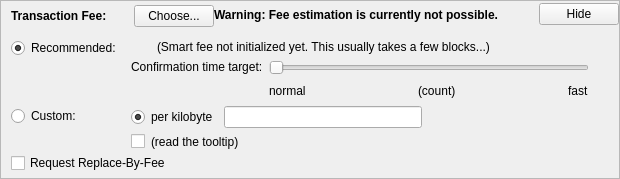
    <widget class="QFrame" name="frameFee">
     <property name="sizePolicy">
      <sizepolicy hsizetype="Expanding" vsizetype="Expanding">
       <horstretch>0</horstretch>
       <verstretch>0</verstretch>
      </sizepolicy>
     </property>
     <property name="maximumSize">
      <size>
       <width>16777215</width>
       <height>16777215</height>
      </size>
     </property>
     <property name="frameShape">
      <enum>QFrame::StyledPanel</enum>
     </property>
     <property name="frameShadow">
      <enum>QFrame::Sunken</enum>
     </property>
     <layout class="QVBoxLayout" name="verticalLayoutFee1">
      <property name="spacing">
       <number>0</number>
      </property>
      <property name="leftMargin">
       <number>0</number>
      </property>
      <property name="topMargin">
       <number>0</number>
      </property>
      <property name="rightMargin">
       <number>0</number>
      </property>
      <property name="bottomMargin">
       <number>0</number>
      </property>
      <item>
       <layout class="QVBoxLayout" name="verticalLayoutFee2" stretch="0,0,0">
        <property name="spacing">
         <number>0</number>
        </property>
        <property name="leftMargin">
         <number>10</number>
        </property>
        <property name="topMargin">
         <number>0</number>
        </property>
        <item>
         <layout class="QHBoxLayout" name="horizontalLayoutFee1">
          <property name="bottomMargin">
           <number>0</number>
          </property>
          <item>
           <layout class="QVBoxLayout" name="verticalLayoutFee7">
            <property name="spacing">
             <number>0</number>
            </property>
            <item>
             <spacer name="verticalSpacerSmartFee">
              <property name="orientation">
               <enum>Qt::Vertical</enum>
              </property>
              <property name="sizeType">
               <enum>QSizePolicy::Fixed</enum>
              </property>
              <property name="sizeHint" stdset="0">
               <size>
                <width>1</width>
                <height>4</height>
               </size>
              </property>
             </spacer>
            </item>
            <item>
             <layout class="QHBoxLayout" name="horizontalLayoutSmartFee">
              <property name="spacing">
               <number>10</number>
              </property>
              <item>
               <widget class="QLabel" name="labelFeeHeadline">
                <property name="sizePolicy">
                 <sizepolicy hsizetype="Preferred" vsizetype="Maximum">
                  <horstretch>0</horstretch>
                  <verstretch>0</verstretch>
                 </sizepolicy>
                </property>
                <property name="font">
                 <font>
                  <weight>75</weight>
                  <bold>true</bold>
                 </font>
                </property>
                <property name="styleSheet">
                 <string notr="true">font-weight:bold;</string>
                </property>
                <property name="text">
                 <string>Transaction Fee:</string>
                </property>
               </widget>
              </item>
              <item>
               <widget class="QLabel" name="labelFeeMinimized">
                <property name="text">
                 <string/>
                </property>
               </widget>
              </item>
              <item>
               <widget class="QPushButton" name="buttonChooseFee">
                <property name="text">
                 <string>Choose...</string>
                </property>
               </widget>
              </item>
             </layout>
            </item>
            <item>
             <spacer name="verticalSpacer_5">
              <property name="orientation">
               <enum>Qt::Vertical</enum>
              </property>
              <property name="sizeHint" stdset="0">
               <size>
                <width>1</width>
                <height>1</height>
               </size>
              </property>
             </spacer>
            </item>
           </layout>
          </item>
          <item>
           <widget class="QLabel" name="fallbackFeeWarningLabel">
            <property name="toolTip">
             <string>Using the fallbackfee can result in sending a transaction that will take several hours or days (or never) to confirm. Consider choosing your fee manually or wait until your have validated the complete chain.</string>
            </property>
            <property name="font">
            <font>
                <weight>75</weight>
                <bold>true</bold>
            </font>
            </property>
            <property name="text">
             <string>Warning: Fee estimation is currently not possible.</string>
            </property>
            <property name="wordWrap">
             <bool>false</bool>
            </property>
           </widget>
          </item>
          <item>
           <spacer name="horizontalSpacer_4">
            <property name="orientation">
             <enum>Qt::Horizontal</enum>
            </property>
            <property name="sizeType">
             <enum>QSizePolicy::MinimumExpanding</enum>
            </property>
            <property name="sizeHint" stdset="0">
             <size>
              <width>40</width>
              <height>20</height>
             </size>
            </property>
           </spacer>
          </item>
          <item>
           <widget class="QPushButton" name="buttonMinimizeFee">
            <property name="toolTip">
             <string>collapse fee-settings</string>
            </property>
            <property name="text">
             <string>Hide</string>
            </property>
           </widget>
          </item>
         </layout>
        </item>
        <item>
         <widget class="QFrame" name="frameFeeSelection">
          <layout class="QVBoxLayout" name="verticalLayoutFee12">
           <property name="spacing">
            <number>0</number>
           </property>
           <property name="leftMargin">
            <number>0</number>
           </property>
           <property name="topMargin">
            <number>0</number>
           </property>
           <property name="rightMargin">
            <number>0</number>
           </property>
           <property name="bottomMargin">
            <number>0</number>
           </property>
           <item>
            <layout class="QGridLayout" name="gridLayoutFee">
             <property name="topMargin">
              <number>10</number>
             </property>
             <property name="bottomMargin">
              <number>4</number>
             </property>
             <property name="horizontalSpacing">
              <number>10</number>
             </property>
             <property name="verticalSpacing">
              <number>4</number>
             </property>
             <item row="1" column="1">
              <layout class="QVBoxLayout" name="verticalLayoutFee8">
               <property name="spacing">
                <number>6</number>
               </property>
               <item>
                <layout class="QHBoxLayout" name="horizontalLayoutFee13">
                 <item>
                  <widget class="QRadioButton" name="radioCustomPerKilobyte">
                   <property name="toolTip">
                    <string>If the custom fee is set to 1000 satoshis and the transaction is only 250 bytes, then &quot;per kilobyte&quot; only pays 250 satoshis in fee, while &quot;total at least&quot; pays 1000 satoshis. For transactions bigger than a kilobyte both pay by kilobyte.</string>
                   </property>
                   <property name="text">
                    <string>per kilobyte</string>
                   </property>
                   <property name="checked">
                    <bool>true</bool>
                   </property>
                   <attribute name="buttonGroup">
                    <string notr="true">groupCustomFee</string>
                   </attribute>
                  </widget>
                 </item>
                 <item>
                  <widget class="SolidarAmountField" name="customFee"/>
                 </item>
                 <item>
                  <spacer name="horizontalSpacer_6">
                   <property name="orientation">
                    <enum>Qt::Horizontal</enum>
                   </property>
                   <property name="sizeHint" stdset="0">
                    <size>
                     <width>1</width>
                     <height>1</height>
                    </size>
                   </property>
                  </spacer>
                 </item>
                </layout>
               </item>
               <item>
                <layout class="QHBoxLayout" name="horizontalLayoutFee8">
                 <item>
                  <widget class="QCheckBox" name="checkBoxMinimumFee">
                   <property name="toolTip">
                    <string>Paying only the minimum fee is just fine as long as there is less transaction volume than space in the blocks. But be aware that this can end up in a never confirming transaction once there is more demand for solidar transactions than the network can process.</string>
                   </property>
                   <property name="text">
                    <string/>
                   </property>
                  </widget>
                 </item>
                 <item>
                  <widget class="QLabel" name="labelMinFeeWarning">
                   <property name="enabled">
                    <bool>true</bool>
                   </property>
                   <property name="toolTip">
                    <string>Paying only the minimum fee is just fine as long as there is less transaction volume than space in the blocks. But be aware that this can end up in a never confirming transaction once there is more demand for solidar transactions than the network can process.</string>
                   </property>
                   <property name="text">
                    <string>(read the tooltip)</string>
                   </property>
                   <property name="margin">
                    <number>5</number>
                   </property>
                  </widget>
                 </item>
                 <item>
                  <spacer name="horizontalSpacer_2">
                   <property name="orientation">
                    <enum>Qt::Horizontal</enum>
                   </property>
                   <property name="sizeHint" stdset="0">
                    <size>
                     <width>1</width>
                     <height>1</height>
                    </size>
                   </property>
                  </spacer>
                 </item>
                </layout>
               </item>
              </layout>
             </item>
             <item row="0" column="0">
              <layout class="QVBoxLayout" name="verticalLayoutFee4" stretch="0,1">
               <item>
                <widget class="QRadioButton" name="radioSmartFee">
                 <property name="text">
                  <string>Recommended:</string>
                 </property>
                 <property name="checked">
                  <bool>true</bool>
                 </property>
                 <attribute name="buttonGroup">
                  <string notr="true">groupFee</string>
                 </attribute>
                </widget>
               </item>
               <item>
                <spacer name="verticalSpacer_2">
                 <property name="orientation">
                  <enum>Qt::Vertical</enum>
                 </property>
                 <property name="sizeHint" stdset="0">
                  <size>
                   <width>1</width>
                   <height>1</height>
                  </size>
                 </property>
                </spacer>
               </item>
              </layout>
             </item>
             <item row="1" column="0">
              <layout class="QVBoxLayout" name="verticalLayoutFee9" stretch="0,1">
               <item>
                <widget class="QRadioButton" name="radioCustomFee">
                 <property name="text">
                  <string>Custom:</string>
                 </property>
                 <attribute name="buttonGroup">
                  <string notr="true">groupFee</string>
                 </attribute>
                </widget>
               </item>
               <item>
                <spacer name="verticalSpacer_6">
                 <property name="orientation">
                  <enum>Qt::Vertical</enum>
                 </property>
                 <property name="sizeHint" stdset="0">
                  <size>
                   <width>1</width>
                   <height>1</height>
                  </size>
                 </property>
                </spacer>
               </item>
              </layout>
             </item>
             <item row="0" column="1">
              <layout class="QVBoxLayout" name="verticalLayoutFee3" stretch="0,0,1">
               <property name="spacing">
                <number>6</number>
               </property>
               <property name="topMargin">
                <number>2</number>
               </property>
               <item>
                <layout class="QHBoxLayout" name="horizontalLayoutFee12">
                 <item>
                  <widget class="QLabel" name="labelSmartFee">
                   <property name="text">
                    <string/>
                   </property>
                   <property name="margin">
                    <number>2</number>
                   </property>
                  </widget>
                 </item>
                 <item>
                  <widget class="QLabel" name="labelFeeEstimation">
                   <property name="text">
                    <string/>
                   </property>
                  </widget>
                 </item>
                 <item>
                  <widget class="QLabel" name="labelSmartFee2">
                   <property name="text">
                    <string>(Smart fee not initialized yet. This usually takes a few blocks...)</string>
                   </property>
                   <property name="margin">
                    <number>2</number>
                   </property>
                  </widget>
                 </item>
                 <item>
                  <spacer name="horizontalSpacer_5">
                   <property name="orientation">
                    <enum>Qt::Horizontal</enum>
                   </property>
                   <property name="sizeHint" stdset="0">
                    <size>
                     <width>1</width>
                     <height>1</height>
                    </size>
                   </property>
                  </spacer>
                 </item>
                </layout>
               </item>
               <item>
                <layout class="QHBoxLayout" name="horizontalLayoutFee9">
                 <item>
                  <layout class="QVBoxLayout" name="verticalLayoutFee6">
                   <item>
                    <widget class="QLabel" name="labelSmartFee3">
                     <property name="text">
                      <string>Confirmation time target:</string>
                     </property>
                     <property name="margin">
                      <number>2</number>
                     </property>
                    </widget>
                   </item>
                   <item>
                    <spacer name="verticalSpacer_3">
                     <property name="orientation">
                      <enum>Qt::Vertical</enum>
                     </property>
                     <property name="sizeHint" stdset="0">
                      <size>
                       <width>1</width>
                       <height>1</height>
                      </size>
                     </property>
                    </spacer>
                   </item>
                  </layout>
                 </item>
                 <item>
                  <layout class="QVBoxLayout" name="verticalLayoutFee5">
                   <property name="rightMargin">
                    <number>30</number>
                   </property>
                   <item>
                    <widget class="QSlider" name="sliderSmartFee">
                     <property name="minimum">
                      <number>0</number>
                     </property>
                     <property name="maximum">
                      <number>23</number>
                     </property>
                     <property name="pageStep">
                      <number>1</number>
                     </property>
                     <property name="value">
                      <number>0</number>
                     </property>
                     <property name="orientation">
                      <enum>Qt::Horizontal</enum>
                     </property>
                     <property name="invertedAppearance">
                      <bool>false</bool>
                     </property>
                     <property name="invertedControls">
                      <bool>false</bool>
                     </property>
                     <property name="tickPosition">
                      <enum>QSlider::NoTicks</enum>
                     </property>
                    </widget>
                   </item>
                   <item>
                    <layout class="QHBoxLayout" name="horizontalLayoutFee10">
                     <item>
                      <widget class="QLabel" name="labelSmartFeeNormal">
                       <property name="text">
                        <string>normal</string>
                       </property>
                      </widget>
                     </item>
                     <item>
                      <spacer name="horizontalSpacer_7">
                       <property name="orientation">
                        <enum>Qt::Horizontal</enum>
                       </property>
                       <property name="sizeHint" stdset="0">
                        <size>
                         <width>40</width>
                         <height>20</height>
                        </size>
                       </property>
                      </spacer>
                     </item>
                     <item>
                      <widget class="QLabel" name="confirmationTargetLabel">
                       <property name="text">
                        <string notr="true">(count)</string>
                       </property>
                      </widget>
                     </item>
                     <item>
                      <spacer name="horizontalSpacer_3">
                       <property name="orientation">
                        <enum>Qt::Horizontal</enum>
                       </property>
                       <property name="sizeHint" stdset="0">
                        <size>
                         <width>40</width>
                         <height>20</height>
                        </size>
                       </property>
                      </spacer>
                     </item>
                     <item>
                      <widget class="QLabel" name="labelSmartFeeFast">
                       <property name="text">
                        <string>fast</string>
                       </property>
                      </widget>
                     </item>
                    </layout>
                   </item>
                  </layout>
                 </item>
                </layout>
               </item>
               <item>
                <spacer name="verticalSpacer_4">
                 <property name="orientation">
                  <enum>Qt::Vertical</enum>
                 </property>
                 <property name="sizeHint" stdset="0">
                  <size>
                   <width>1</width>
                   <height>1</height>
                  </size>
                 </property>
                </spacer>
               </item>
              </layout>
             </item>
            </layout>
           </item>
           <item>
            <widget class="QCheckBox" name="optInRBF">
             <property name="text">
              <string>Request Replace-By-Fee</string>
             </property>
             <property name="toolTip">
              <string>Indicates that the sender may wish to replace this transaction with a new one paying higher fees (prior to being confirmed).</string>
             </property>
            </widget>
           </item>
          </layout>
         </widget>
        </item>
        <item>
         <spacer name="verticalSpacerFee">
          <property name="orientation">
           <enum>Qt::Vertical</enum>
          </property>
          <property name="sizeHint" stdset="0">
           <size>
            <width>40</width>
            <height>5</height>
           </size>
          </property>
         </spacer>
        </item>
       </layout>
      </item>
     </layout>
    </widget>
